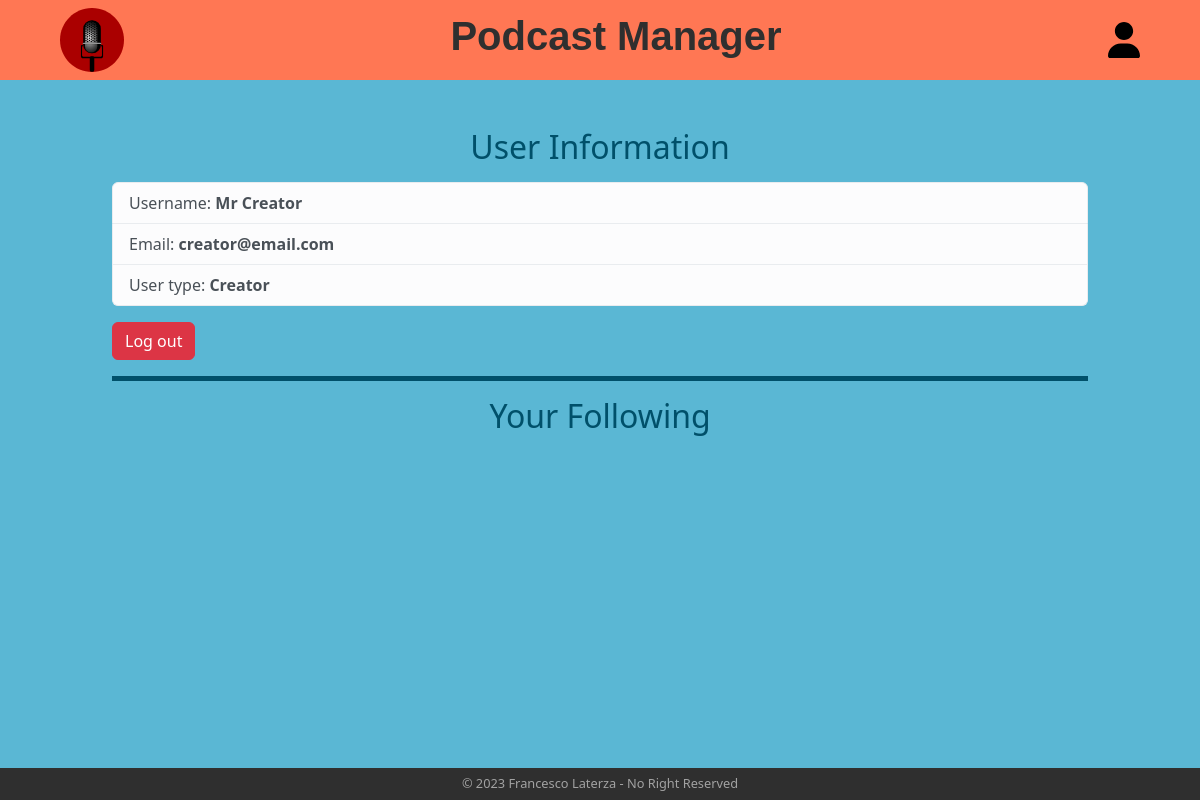
/profile (signed in), run on an earlier commit of the app's database.
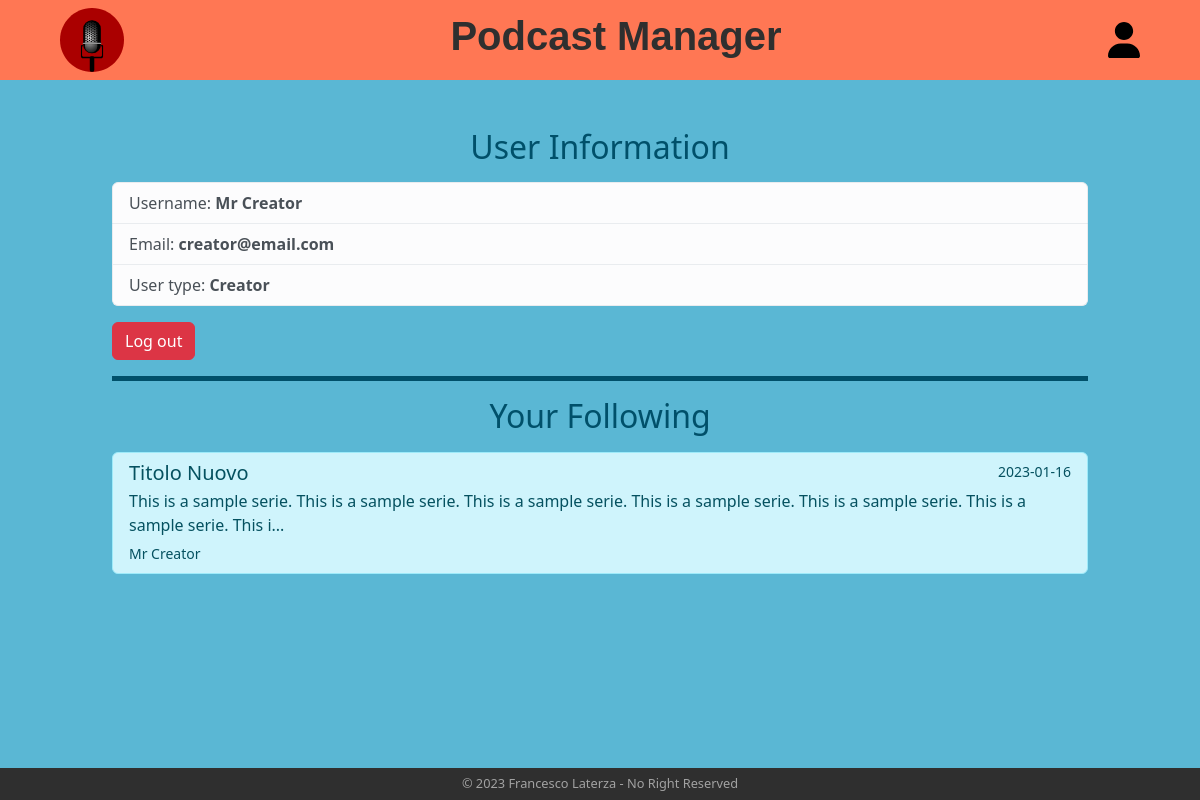
And on a later commit of the database.
### tables this page shows
CREATE TABLE "users" (
	"id"	INTEGER,
	"username"	TEXT NOT NULL,
	"email"	TEXT NOT NULL UNIQUE,
	"password"	TEXT NOT NULL,
	"is_creator"	INTEGER NOT NULL,
	PRIMARY KEY("id" AUTOINCREMENT)
);

CREATE TABLE "series" (
	"id"	INTEGER,
	"title"	TEXT NOT NULL,
	"category"	TEXT NOT NULL,
	"date"	TEXT NOT NULL,
	"text"	TEXT NOT NULL,
	"creator_id"	INTEGER NOT NULL,
	FOREIGN KEY("creator_id") REFERENCES "users"("id"),
	PRIMARY KEY("id" AUTOINCREMENT)
);

### app.py (the view)
@app.route("/profile")
@login_required
def profile():
    follows = follows_dao.get_follows(current_user.id)
    return render_template("profile.html", follows=follows, get_series_by_id=series_dao.get_series_by_id, get_creator=users_dao.get_user_username_by_id)

### app.py (called while the page is built)
@login_manager.user_loader
def load_user(id):
    user = users_dao.get_user_by_id(id)
    if user is not None:
        user_obj = User(user["id"], user["username"], user["email"], user["password"], user["is_creator"])
    else:
        user_obj = None
    return user_obj

### dao/follows_dao.py (called while the page is built)
def get_follows(user_id):
    conn = sqlite3.connect("db/series.db")
    conn.row_factory = sqlite3.Row
    cursor = conn.cursor()
    sql = "SELECT * FROM follows WHERE user_id = ?"
    cursor.execute(sql, (user_id, ))
    res = cursor.fetchall()
    cursor.close()
    conn.close()
    return res

### dao/series_dao.py (called while the page is built)
def get_series_by_id(id):
    conn = sqlite3.connect("db/series.db")
    conn.row_factory = sqlite3.Row
    cursor = conn.cursor()
    sql = "SELECT * FROM series WHERE id = ?"
    cursor.execute(sql, (id, ))
    res = cursor.fetchone()
    cursor.close()
    conn.close()
    return res

### dao/users_dao.py (called while the page is built)
def get_user_by_id(id):
    conn = sqlite3.connect("db/series.db")
    conn.row_factory = sqlite3.Row
    cursor = conn.cursor()
    sql = "SELECT * FROM users WHERE id = ?"
    cursor.execute(sql, (id, ))
    res = cursor.fetchone()
    cursor.close()
    conn.close()
    return res

def get_user_username_by_id(id):
    user = get_user_by_id(id)
    return user["username"]

### templates/profile.html
{% extends "base.html" %} {% block title %}Home{% endblock %} {% block content%}
<main class="col-10 container height-main">
  <section class="mt-5 user-info">
    <h1 class="mb-3 follow-title text-center">User Information</h1>
    <ul class="list-group">
      <li class="list-group-item list-group-item-light">
        Username: <strong>{{ current_user.username }}</strong>
      </li>
      <li class="list-group-item list-group-item-light">
        Email: <strong>{{ current_user.email }}</strong>
      </li>
      <li class="list-group-item list-group-item-light">
        User type:
        <strong
          >{% if current_user.is_creator %}Creator{% else %}Listener{% endif
          %}</strong
        >
      </li>
    </ul>
    <a
      href="{{ url_for('logout') }}"
      class="btn btn-danger mt-3 mb-3 logout-btn"
      >Log out</a
    >
  </section>
  <section class="">
    <h1 class="mt-3 mb-3 follow-title text-center">Your Following</h1>
    <div class="list-group">
      {% for follow in follows %}
      <a
        href="{{ url_for('series', series_id=follow.series_id) }}"
        class="list-group-item list-group-item-action list-group-item-info"
      >
        <div class="d-flex w-100 justify-content-between">
          <h5 class="mb-1">{{ get_series_by_id(follow.series_id).title }}</h5>
          <small>{{ get_series_by_id(follow.series_id).date }}</small>
        </div>
        <p class="mb-1">
          {{ get_series_by_id(follow.series_id).text[:150]+'...' }}
        </p>
        <small
          >{{ get_creator(get_series_by_id(follow.series_id).creator_id)
          }}</small
        >
      </a>
      {% endfor %}
    </div>
  </section>
</main>
{% endblock%}

### templates/base.html (shortened to what this page needs)
<!DOCTYPE html>
<html lang="en">
  <head>
    <link
      href="https://cdn.jsdelivr.net/npm/bootstrap@5.3.0-alpha1/dist/css/bootstrap.min.css"
      rel="stylesheet"
    />
    <link
      rel="stylesheet"
      href="{{ url_for('static', filename='style.css') }}"
    />
  </head>
  <body>
    <header>
      <div class="container-fluid mx-5 header-container">
        <a href="{{ url_for('home') }}">
          <img
            src="{{ url_for('static', filename='images/logo.svg') }}"
            alt="logo"
            class="logo-img"
          />
        </a>
        <a href="{{ url_for('home') }}">
          <h1>Podcast Manager</h1>
        </a>
        {% if current_user.is_authenticated %}
        <a href="{{ url_for('profile') }}">
          <img
            src="{{ url_for('static', filename='images/user-icon.svg') }}"
            alt="login-icon"
            class="user-icon"
          />
        </a>
        {% endif %}
      </div>
    </header>
     {% block content %}{% endblock %}
    <footer class="copy-container">
      <p class="copy">© 2023 Francesco Laterza - No Right Reserved</p>
    </footer>
  </body>
</html>

### static/style.css (style rules this page uses)
body { font-family: "Segoe UI", Tahoma, Geneva, Verdana, sans-serif; background-color: #5ab7d4; }
header { height: 5rem; background-color: #ff7754; display: flex; align-items: center; }
.header-container { display: flex; justify-content: space-between; align-items: center; }
.logo-img { width: 4rem; }
header a { text-decoration: none; color: #2f2f2f; }
header h1 { font-family: "Trebuchet MS", "Lucida Sans Unicode", "Lucida Grande", "Lucida Sans", Arial, sans-serif; font-weight: bold; }
.user-icon { width: 2rem; }
main { min-height: calc(100vh - 7rem); }
.copy-container { height: 2rem; background-color: #2f2f2f; display: flex; justify-content: center; align-items: center; }
.copy { margin-bottom: 0; color: #a2a2a2; font-size: 0.8rem; }
.height-main { min-height: calc(100vh - 10rem); }
.user-info { border-bottom: 5px solid #00506a; }
.logout-btn { max-width: 10rem; }
.follow-title { color: #00506a; font-size: 2rem; }

What changed in the data, as far as the page shows it:
added follows: {{ get_creator(get_series_by_id(follow.series_id).creator_id) }} "Mr Creator"
added series: title "Titolo Nuovo", date "2023-01-16", text "This is a sample serie. This is a sample serie. This is a sample serie. This is a sample serie. This is a sample serie. This is a sample serie. This i..."
